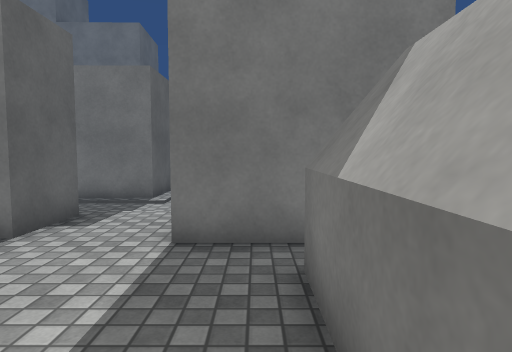
view 1 (above)

24 first-person views from a walk through a 3-D level made in the Unity game engine. The camera is 1.3 m above the floor, tilts 4° down and sees 75° across. The floor is counted in squares, 1 m on a side. Each view is taken from the middle of a square. On the plan, view 1 faces up. The plan holds only what a view shows up to about 14 squares ahead; the rest is blank. The place goes on beyond the plan. Surface patterns are stand-ins for the level's own textures.

view 2
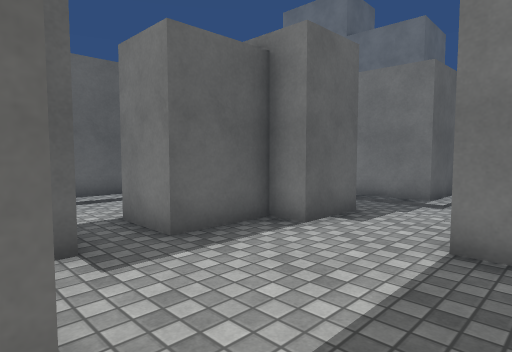

view 3
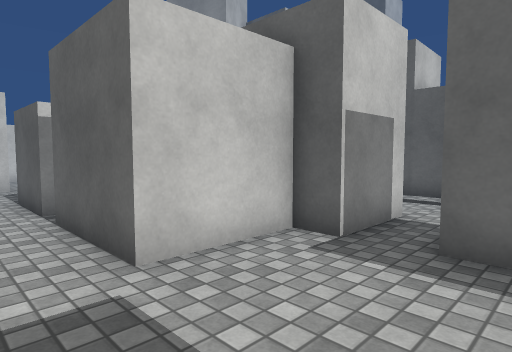

view 4
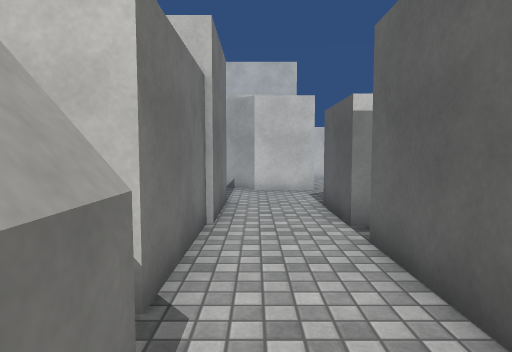

view 5
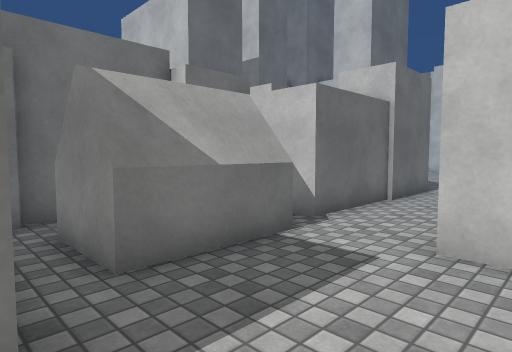

view 6
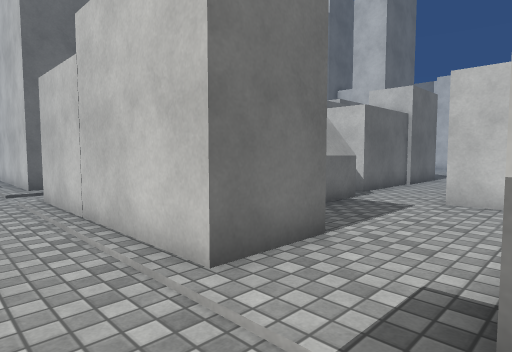

view 7
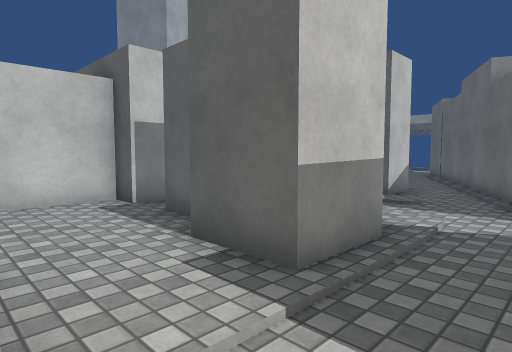

view 8
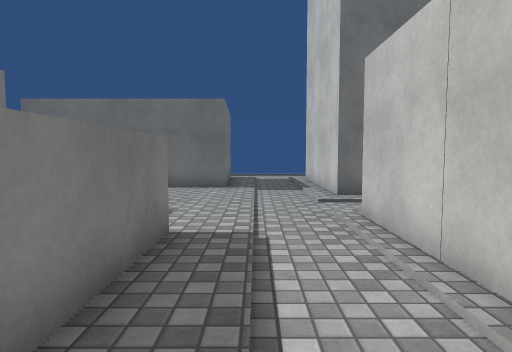

view 9
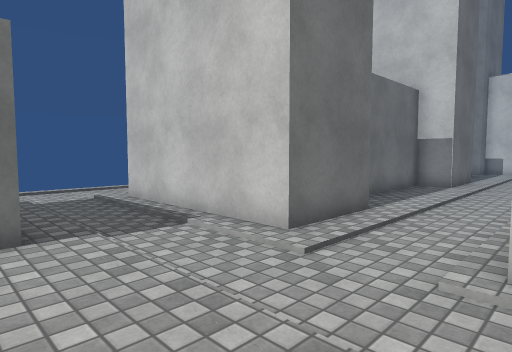

view 10
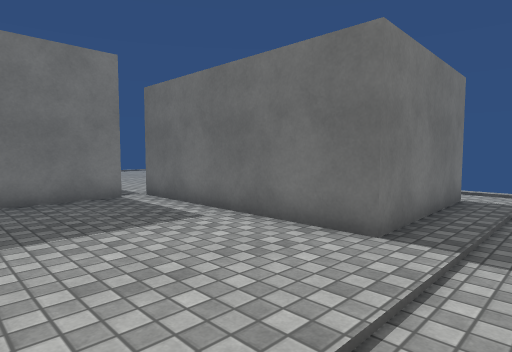

view 11
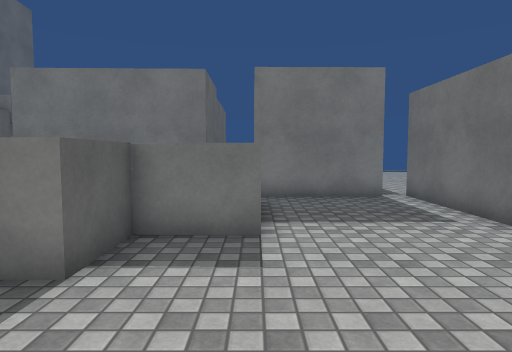

view 12
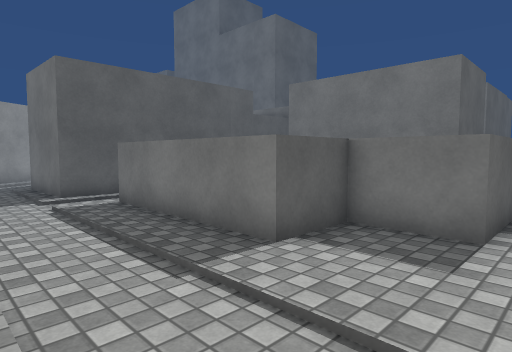

view 13
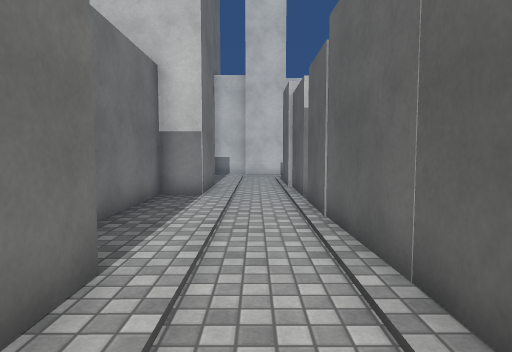

view 14
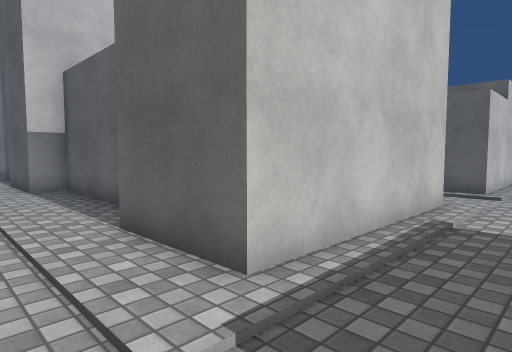

view 15
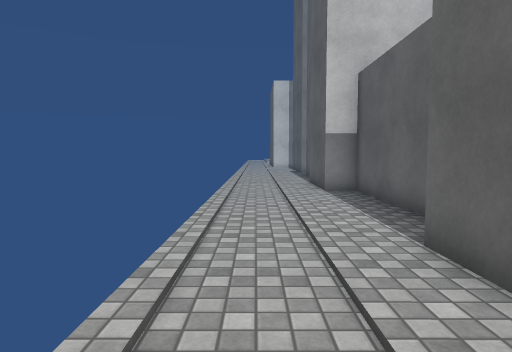

view 16
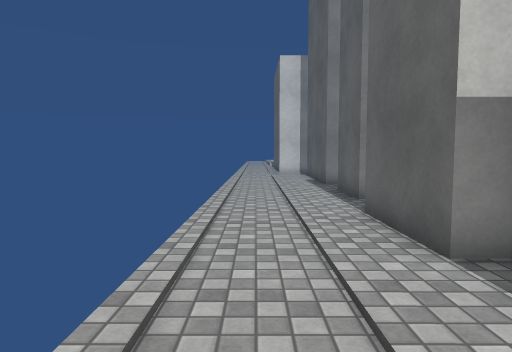

view 17
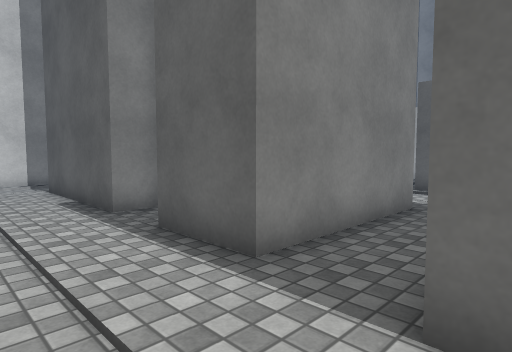

view 18
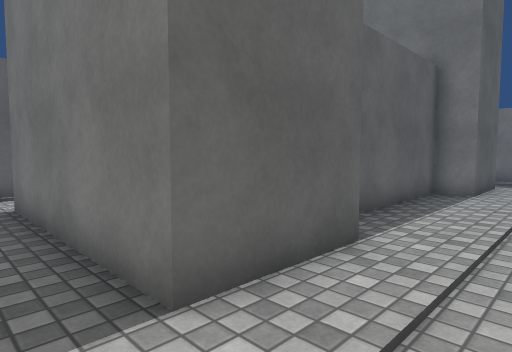

view 19
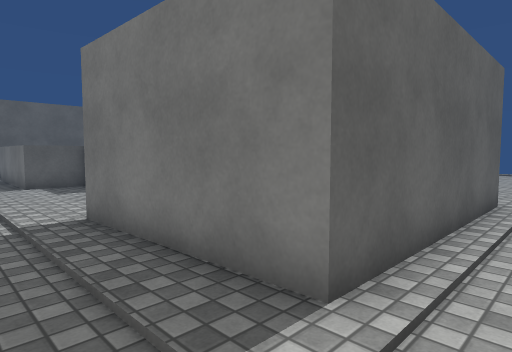

view 20
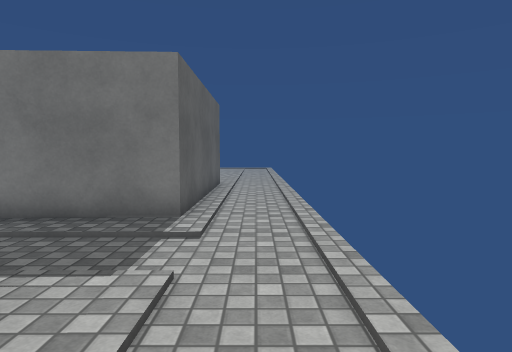

view 21
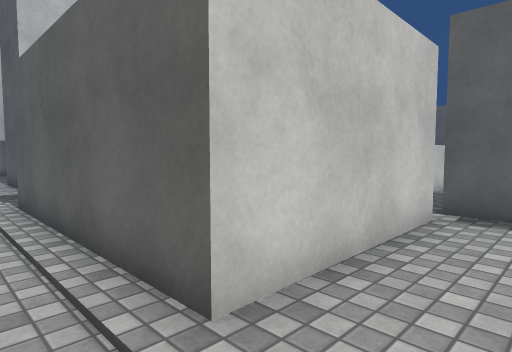

view 22
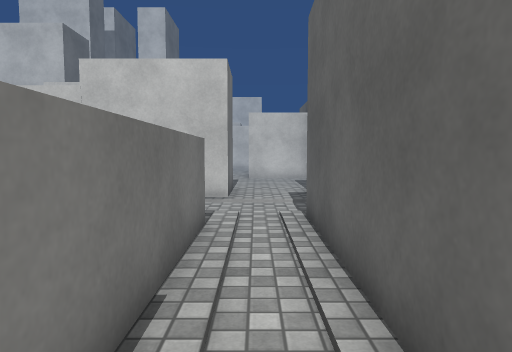

view 23
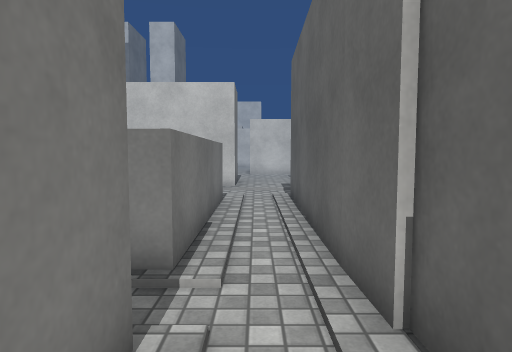

view 24
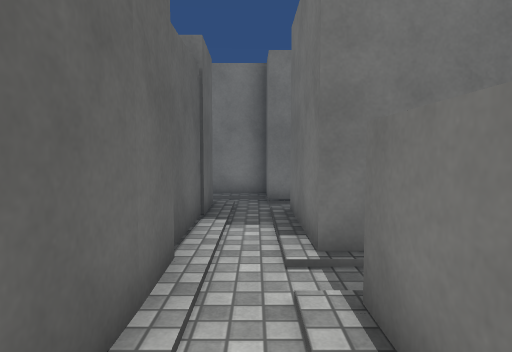

### Floor plan
Points are (right, up) in squares from view 1. A wall is a line through its corners. A room is listed if a view was taken in it or the views show most of it. See-through windows are left out.
Room 1 (views 1, 2, 3, 4, 5, 6)
walls: (0.5, 0.5) (0.5, 3.6); (0.7, 0.5) (0.7, 3.6) (2.7, 3.6); (0.9, 0.6) (0.9, 3.6); (-4.6, 1.3) (-4.6, 0.4) (-1.7, 0.4) (-1.7, -2.9); (1.3, 4.7) (-1.1, 4.7) (-1.1, 6.9); (-1.7, -3.8) (-1.7, -6.3); (4.2, 3.1) (4.2, 3.8); (-5.7, 6.9) (-3.7, 6.9) (-3.7, 5) (-4.6, 5) (-4.6, 2.7); (0.9, -7) (0.9, -0.6) (2, -0.6); (-3, 9.6) (-6.1, 9.5); (-2.1, -9.5) (0, -9.5)
ways out: opening at (-2.5, 8.5) to room 2; opening at (-7, 8.5); opening at (-5.5, 2); opening at (-2, -8.5); opening at (1, -9)
Room 2 (views 7, 8, 9, 10, 11, 12, 13, 14, 15, 16, 17, 18, 19, 20, 21, 24)
walls: (10.5, 10.1) (10.6, 17) (15.6, 17.1) (15.6, 10.3) (10.5, 10.1); (8.6, 3.7) (8.6, 6.7) (14.7, 6.6) (14.7, 3.7) (13.7, 3.7) (13.8, -2.8) (14.8, -2.8) (14.8, -5.7) (8.7, -5.7); (6.1, 14.3) (6.1, 12.2) (4.1, 12.2) (4, 10.3) (-1.1, 10.4) (-1.2, 15.6); (9.8, 18.2) (9.8, 17) (5.9, 16.9); (8.6, -2.7) (9.8, -2.7) (9.8, 1.2); (-1.1, 6.9) (5.5, 6.9) (5.6, -1.4); (-2.9, 15.4) (-3, 9.6); (9.4, -7.7) (14.3, -7.7) (14.3, -10); (13.2, -11.8) (14.3, -11.8) (14.3, -13.5)
ways out: opening at (-2.5, 8.5) to room 1; opening at (-2, 15) to room 3; opening at (6, 16); opening at (7.5, -2.5); opening at (9, -7)
Room 3 (views 22, 23)
walls: (-1.2, 17) (-1.2, 19.6); (-2.9, 16.9) (-2.9, 15.4); (-3.1, 19.5) (-3.1, 16.7)
ways out: opening at (-2, 15) to room 2; opening at (-2, 16)

Where each view was taken, in squares from view 1:
view 1: 0 up, 0 right, facing up
view 2: 0 up, 0 right, facing up-left
view 3: 4 up, 0 right, facing down-left
view 4: 2 up, 0 right, facing down
view 5: 5 up, 3 left, facing down-right
view 6: 9 up, 4 left, facing down-right
view 7: 9 up, 1 left, facing down-left
view 8: 9 up, 1 left, facing right
view 9: 11 up, 5 right, facing down-right
view 10: 8 up, 6 right, facing up-right
view 11: 7 up, 6 right, facing up
view 12: 7 up, 7 right, facing up-left
view 13: 7 up, 7 right, facing down
view 14: 9 up, 17 right, facing down-left
view 15: 8 up, 17 right, facing down
view 16: 1 up, 17 right, facing down
view 17: 5 down, 17 right, facing down-left
view 18: 7 down, 17 right, facing up-left
view 19: 8 up, 17 right, facing up-left
view 20: 4 up, 17 right, facing up
view 21: 19 up, 17 right, facing down-left
view 22: 16 up, 2 left, facing down
view 23: 19 up, 2 left, facing down
view 24: 13 up, 2 left, facing up
